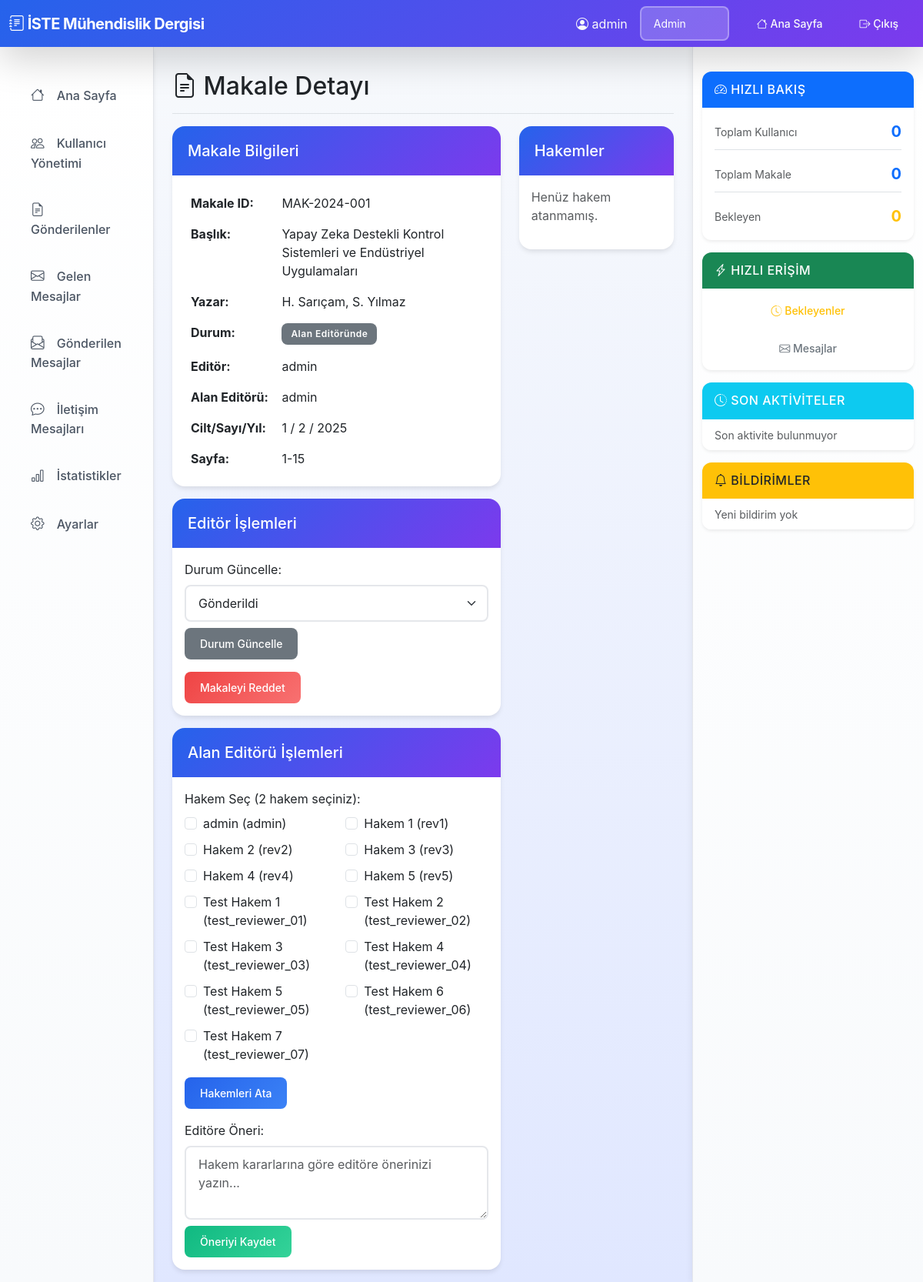
/article/MAK-2024-001 (signed in), run on the app's committed database.
### tables this page shows
CREATE TABLE articles (
                id TEXT PRIMARY KEY,
                title TEXT NOT NULL,
                author TEXT NOT NULL,
                authors TEXT,
                pages TEXT,
                status TEXT NOT NULL,
                volume TEXT,
                issue TEXT,
                year TEXT,
                editor TEXT,
                field_editor TEXT,
                reviewers TEXT,
                decisions TEXT,
                scheduled INTEGER DEFAULT 0,
                created_at TIMESTAMP DEFAULT CURRENT_TIMESTAMP,
                updated_at TIMESTAMP DEFAULT CURRENT_TIMESTAMP
            , file_path TEXT, field_editor_recommendation TEXT);

CREATE TABLE users (
                username TEXT PRIMARY KEY,
                password TEXT NOT NULL,
                name TEXT NOT NULL,
                roles TEXT NOT NULL,
                created_at TIMESTAMP DEFAULT CURRENT_TIMESTAMP
            , expertise_field TEXT);

### app.py (the view, shortened to what this page needs)
@app.route('/article/<article_id>', methods=['GET', 'POST'])
@login_required
def article_detail(article_id):
    article = db.get_article(article_id)
    if not article:
        flash('Makale bulunamadı.', 'error')
        return redirect(url_for('dashboard'))
    user_roles = session.get('user_roles', [])
    if article['author'] != session['username'] and 'Admin' not in user_roles and 'Editör' not in user_roles:
        if 'Alan Editörü' in user_roles and article.get('field_editor') != session['username']:
            if 'Hakem' in user_roles and session['username'] not in article.get('reviewers', []):
                flash('Bu makaleye erişim yetkiniz yok.', 'error')
                return redirect(url_for('dashboard'))
    reviews = db.get_reviews_by_article(article_id)
    messages = db.get_messages_by_article(article_id)
    field_editors = [u for u in db.get_all_users() if 'Alan Editörü' in u.get('roles', []) and u['username'] != 'admin']
    reviewers_list = [u for u in db.get_all_users() if 'Hakem' in u.get('roles', [])]
    return render_template('article_detail.html',
                         article=article,
                         reviews=reviews,
                         messages=messages,
                         field_editors=field_editors,
                         reviewers_list=reviewers_list)

### Dergi_Yonetim_Sistemi/database.py (called while the page is built, shortened)
    def get_connection(self):
        conn = sqlite3.connect(self.db_name)
        conn.row_factory = sqlite3.Row  # Sözlük benzeri erişim için
        return conn

    def get_all_users(self) -> List[Dict]:
        conn = self.get_connection()
        cursor = conn.cursor()
        cursor.execute("SELECT * FROM users")
        rows = cursor.fetchall()
        conn.close()
        users = []
        for row in rows:
            expertise_field = None
            try:
                if "expertise_field" in row.keys():
                    expertise_field = row["expertise_field"]
            except (KeyError, AttributeError):
                pass
            users.append({
                "username": row["username"],
                "password": row["password"],
                "name": row["name"],
                "roles": row["roles"].split(",") if row["roles"] else [],
                "expertise_field": expertise_field
            })
        return users

    def get_article(self, article_id: str) -> Optional[Dict]:
        conn = self.get_connection()
        cursor = conn.cursor()
        cursor.execute("SELECT * FROM articles WHERE id = ?", (article_id,))
        row = cursor.fetchone()
        conn.close()
        if row:
            return self._row_to_article_dict(row)
        return None

    def get_reviews_by_article(self, article_id: str) -> List[Dict]:
        conn = self.get_connection()
        cursor = conn.cursor()
        cursor.execute("""
            SELECT * FROM reviews WHERE article_id = ? ORDER BY created_at DESC
        """, (article_id,))
        rows = cursor.fetchall()
        conn.close()
        reviews = []
        return reviews

    def get_messages_by_article(self, article_id: str) -> List[Dict]:
        conn = self.get_connection()
        cursor = conn.cursor()
        cursor.execute("""
            SELECT * FROM messages WHERE article_id = ? ORDER BY created_at DESC
        """, (article_id,))
        rows = cursor.fetchall()
        conn.close()
        messages = []
        return messages

### app.py (called while the page is built)
def login_required(f):
    from functools import wraps
    @wraps(f)
    def decorated_function(*args, **kwargs):
        if 'username' not in session:
            flash('Bu sayfaya erişmek için giriş yapmalısınız.', 'warning')
            return redirect(url_for('login'))
        return f(*args, **kwargs)
    return decorated_function

### templates/article_detail.html (shortened to what this page needs)
{% extends "dashboard_base.html" %}
{% block content %}
<div class="d-flex justify-content-between flex-wrap flex-md-nowrap align-items-center pt-3 pb-2 mb-3 border-bottom">
    <h1 class="h2"><i class="bi bi-file-earmark-text"></i> Makale Detayı</h1>
</div>
<div class="row">
    <div class="col-md-8">
        <div class="card mb-3">
            <div class="card-header">
                <h5 class="mb-0">Makale Bilgileri</h5>
            </div>
            <div class="card-body">
                <table class="table table-borderless">
                    <tr>
                        <th width="30%">Makale ID:</th>
                        <td>{{ article.id }}</td>
                    </tr>
                    <tr>
                        <th>Başlık:</th>
                        <td>{{ article.title }}</td>
                    </tr>
                    <tr>
                        <th>Yazar:</th>
                        <td>{{ article.authors or article.author }}</td>
                    </tr>
                    <tr>
                        <th>Durum:</th>
                        <td>
                            {% if article.status == 'Gönderildi' %}
                                <span class="badge bg-warning">{{ article.status }}</span>
                            {% elif article.status == 'Değerlendirmede' %}
                                <span class="badge bg-info">{{ article.status }}</span>
                            {% elif article.status == 'Kabul Edildi' %}
                                <span class="badge bg-success">{{ article.status }}</span>
                            {% elif article.status == 'Reddedildi' %}
                                <span class="badge bg-danger">{{ article.status }}</span>
                            {% else %}
                                <span class="badge bg-secondary">{{ article.status }}</span>
                            {% endif %}
                        </td>
                    </tr>
                    <tr>
                        <th>Editör:</th>
                        <td>{{ article.editor or '-' }}</td>
                    </tr>
                    <tr>
                        <th>Alan Editörü:</th>
                        <td>{{ article.field_editor or '-' }}</td>
                    </tr>
                    {% if article.volume %}
                    <tr>
                        <th>Cilt/Sayı/Yıl:</th>
                        <td>{{ article.volume }} / {{ article.issue }} / {{ article.year }}</td>
                    </tr>
                    {% endif %}
                    {% if article.pages %}
                    <tr>
                        <th>Sayfa:</th>
                        <td>{{ article.pages }}</td>
                    </tr>
                    {% endif %}
                </table>
            </div>
        </div>
        {% if 'Admin' in session.user_roles or 'Editör' in session.user_roles %}
        <div class="card mb-3">
            <div class="card-header">
                <h5 class="mb-0">Editör İşlemleri</h5>
            </div>
            <div class="card-body">
                <form method="POST" action="{{ url_for('article_detail', article_id=article.id) }}" class="mb-3">
                    <div class="mb-2">
                        <label class="form-label">Durum Güncelle:</label>
                        <select name="new_status" class="form-select" required>
                            <option value="Gönderildi">Gönderildi</option>
                        </select>
                    </div>
                    <button type="submit" class="btn btn-secondary btn-sm">Durum Güncelle</button>
                </form>
                {% if article.status not in ['Reddedildi', 'Yayınlandı'] %}
                <button type="button" class="btn btn-danger btn-sm" data-bs-toggle="modal" data-bs-target="#rejectModal">
                    Makaleyi Reddet
                </button>
                {% endif %}
            </div>
        </div>
        {% endif %}
        {% if 'Alan Editörü' in session.user_roles and article.field_editor == session.username %}
        <div class="card mb-3">
            <div class="card-header">
                <h5 class="mb-0">Alan Editörü İşlemleri</h5>
            </div>
            <div class="card-body">
                {% if not article.reviewers or article.reviewers|length < 2 %}
                <form method="POST" action="{{ url_for('article_detail', article_id=article.id) }}" class="mb-3">
                    <div class="mb-2">
                        <label class="form-label">Hakem Seç (2 hakem seçiniz):</label>
                        <div class="row">
                            {% for reviewer in reviewers_list %}
                            <div class="col-md-6 mb-2">
                                <div class="form-check">
                                    <input class="form-check-input" type="checkbox" name="reviewers" value="{{ reviewer['username'] }}" id="rev_{{ reviewer['username'] }}">
                                    <label class="form-check-label" for="rev_{{ reviewer['username'] }}">
                                        {{ reviewer['name'] }} ({{ reviewer['username'] }}){% if reviewer.get('expertise_field') %} - {{ reviewer['expertise_field'] }}{% endif %}
                                    </label>
                                </div>
                            </div>
                            {% endfor %}
                        </div>
                    </div>
                    <button type="submit" class="btn btn-primary btn-sm">Hakemleri Ata</button>
                </form>
                {% endif %}
                <form method="POST" action="{{ url_for('article_detail', article_id=article.id) }}">
                    <div class="mb-2">
                        <label class="form-label">Editöre Öneri:</label>
                        <textarea name="recommendation" class="form-control" rows="3" placeholder="Hakem kararlarına göre editöre önerinizi yazın..."></textarea>
                    </div>
                    <button type="submit" class="btn btn-success btn-sm">Öneriyi Kaydet</button>
                </form>
            </div>
        </div>
        {% endif %}
    </div>
    <div class="col-md-4">
        <div class="card mb-3">
            <div class="card-header">
                <h5 class="mb-0">Hakemler</h5>
            </div>
            <div class="card-body">
                {% if article.reviewers %}
                <ul class="list-group list-group-flush">
                    {% for reviewer in article.reviewers %}
                    <li class="list-group-item">{{ reviewer }}</li>
                    {% endfor %}
                </ul>
                {% else %}
                <p class="text-muted">Henüz hakem atanmamış.</p>
                {% endif %}
            </div>
        </div>
    </div>
</div>
{% endblock %}

### static/css/style.css (style rules this page uses)
:root { --primary-color: #2563eb; --secondary-color: #7c3aed; --success-color: #10b981; --warning-color: #f59e0b; --danger-color: #ef4444; --info-color: #06b6d4; --dark-color: #1f2937; --light-bg: #f8fafc; --border-color: #e5e7eb; --shadow-sm: 0 1px 2px 0 rgba(0, 0, 0, 0.05); --shadow-md: 0 4px 6px -1px rgba(0, 0, 0, 0.1); --shadow-lg: 0 10px 15px -3px rgba(0, 0, 0, 0.1); }
body { font-family: 'Inter', 'Segoe UI', Tahoma, Geneva, Verdana, sans-serif; background: linear-gradient(135deg, #667eea 0%, #764ba2 100%); min-height: 100vh; }
.dashboard-body { background: linear-gradient(to bottom, #f8fafc 0%, #e0e7ff 100%); min-height: 100vh; }
main .card { border: none; border-radius: 1rem; box-shadow: var(--shadow-md); transition: all 0.3s ease; overflow: hidden; }
main .card-header { background: linear-gradient(135deg, var(--primary-color) 0%, var(--secondary-color) 100%); color: white; border: none; padding: 1.25rem; font-weight: 600; }
.table { margin-bottom: 0; }
.table tbody tr { transition: all 0.2s ease; }
.badge { font-weight: 600; padding: 0.5rem 0.75rem; border-radius: 0.5rem; font-size: 0.75rem; letter-spacing: 0.5px; }
.btn { border-radius: 0.5rem; font-weight: 500; padding: 0.625rem 1.25rem; transition: all 0.3s ease; border: none; }
.btn-primary { background: linear-gradient(135deg, var(--primary-color) 0%, #3b82f6 100%); }
.btn-success { background: linear-gradient(135deg, var(--success-color) 0%, #34d399 100%); }
.btn-danger { background: linear-gradient(135deg, var(--danger-color) 0%, #f87171 100%); }
.form-control, .form-select { border-radius: 0.5rem; border: 2px solid var(--border-color); padding: 0.625rem 1rem; transition: all 0.3s ease; }
.card { animation: fadeIn 0.5s ease; }
.card { transition: all 0.3s cubic-bezier(0.4, 0, 0.2, 1); }
.btn { position: relative; overflow: hidden; }
.btn::before { content: ''; position: absolute; top: 50%; left: 50%; width: 0; height: 0; border-radius: 50%; background: rgba(255, 255, 255, 0.3); transform: translate(-50%, -50%); transition: width 0.6s, height 0.6s; }
.table tbody tr { position: relative; }
.table tbody tr::after { content: ''; position: absolute; left: 0; top: 0; height: 100%; width: 4px; background: var(--primary-color); transform: scaleY(0); transition: transform 0.2s ease; }

### data on the page
articles: id "MAK-2024-001", title "Yapay Zeka Destekli Kontrol Sistemleri ve Endüstriyel Uygulamaları", authors "H. Sarıçam, S. Yılmaz", status "Alan Editöründe", editor "admin", field_editor "admin", volume "1", issue "2", year "2025", pages "1-15"
users: name "admin", username "admin"
users: name "Hakem 1", username "rev1"
users: name "Hakem 2", username "rev2"
users: name "Hakem 3", username "rev3"
users: name "Hakem 4", username "rev4"
users: name "Hakem 5", username "rev5"
users: name "Test Hakem 1", username "test_reviewer_01"
users: name "Test Hakem 2", username "test_reviewer_02"
users: name "Test Hakem 3", username "test_reviewer_03"
users: name "Test Hakem 4", username "test_reviewer_04"
users: name "Test Hakem 5", username "test_reviewer_05"
users: name "Test Hakem 6", username "test_reviewer_06"
users: name "Test Hakem 7", username "test_reviewer_07"

### other printed values
{{ session.user_name }} "admin"
form field role "Admin"
